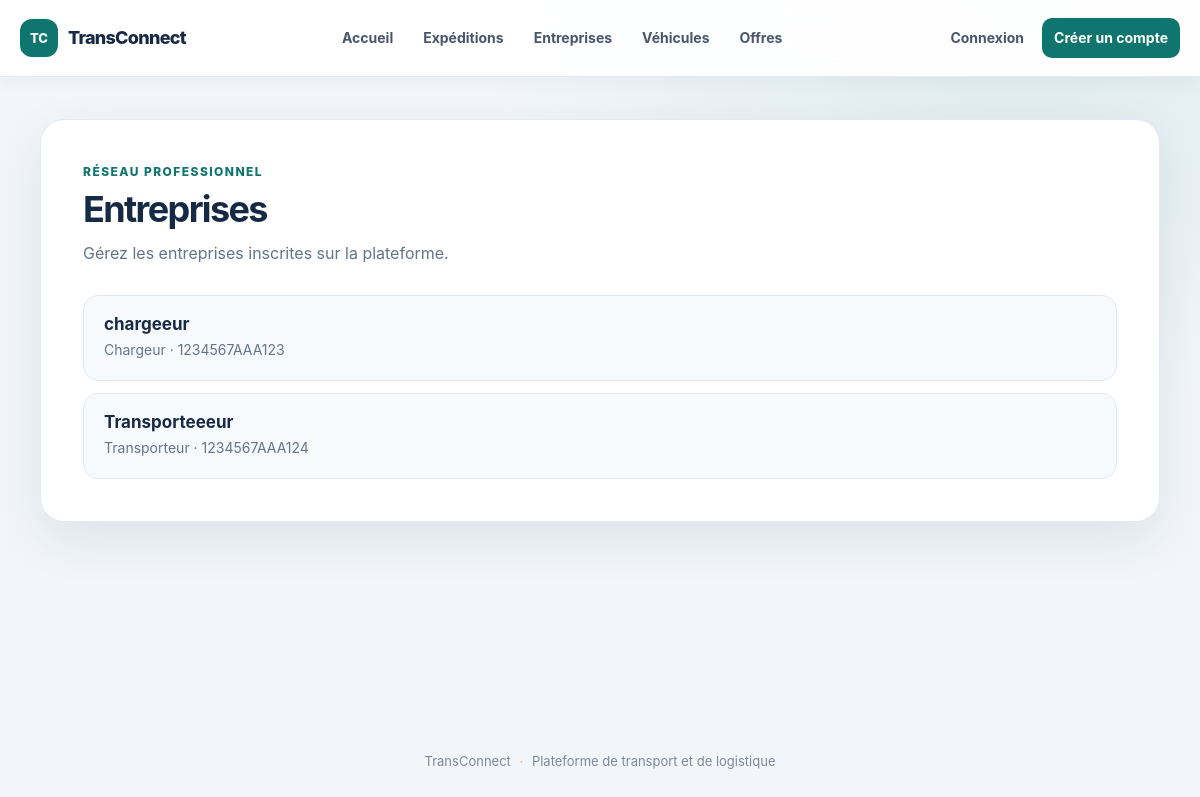
Screenshot of /entreprise/ with the database file from the repository.
### EntrepriseApp/models.py (models this page shows, shortened)
class Entreprise(models.Model):
    raison_sociale = models.CharField(max_length=200, blank=False, null=False)
    matricule_fiscale = models.CharField(max_length=17, unique=True, blank=False, null=False)
    adresse = models.TextField()
    MinLengthValidator(20,"l'adresse doit contenir au moins 20 caractères")
    MaxLengthValidator(400,"l'adresse doit contenir au maximum 200 caractères")
    type_entreprise = models.CharField(max_length=100,
    choices=[
        ('C', 'Chargeur'),
        ('T', 'Transporteur'),
    ])
    creation_date = models.DateTimeField(auto_now_add=True)
    update_date = models.DateTimeField(auto_now=True)
    gerant = models.OneToOneField(utilisateur, on_delete=models.CASCADE,
    related_name='entreprise')

### EntrepriseApp/views.py (the view)
# urls.py: path('', ListEntreprise.as_view(), name='entreprise-list'),
class ListEntreprise(ListView):
    model = Entreprise
    template_name = 'Entreprise/list.html'
    context_object_name = 'entreprises'

### EntrepriseApp/templates/Entreprise/list.html (shortened to what this page needs)
{% extends "base.html" %}
{% block content %}
<section class="page-card">
    <header class="page-heading">
        <div>
            <p class="eyebrow">Réseau professionnel</p>
            <h1>Entreprises</h1>
            <p class="page-intro">Gérez les entreprises inscrites sur la plateforme.</p>
        </div>
    </header>
    <ul class="record-list">
        {% for entreprise in entreprises %}
            <li class="record-item">
                <div>
                    <h2 class="record-title">
                        <a href="{% url 'entreprise-detail' entreprise.pk %}">{{ entreprise.raison_sociale }}</a>
                    </h2>
                    <p class="record-meta">{{ entreprise.get_type_entreprise_display }} · {{ entreprise.matricule_fiscale }}</p>
                </div>
            </li>
        {% empty %}
            <li class="empty-state">Aucune entreprise disponible pour le moment.</li>
        {% endfor %}
    </ul>
</section>
{% endblock %}

### EntrepriseApp/static/EntrepriseApp/css/site.css (style rules this page uses)
:root { color-scheme: light; --ink: #172a45; --muted: #64748b; --brand: #0e766e; --brand-dark: #0b5d57; --brand-soft: #e6f5f2; --accent: #f0b44d; --surface: #ffffff; --surface-soft: #f7fafc; --line: #e2e8f0; --danger: #b42332; --shadow: 0 18px 50px rgba(23, 42, 69, 0.09); }
* { box-sizing: border-box; }
body.app-body { min-width: 320px; min-height: 100vh; margin: 0; background: radial-gradient(ellipse at 85% 0, rgba(14, 118, 110, 0.09), transparent 34rem), #f2f6fa; color: var(--ink); font-family: Inter, "Segoe UI", Arial, sans-serif; line-height: 1.6; }
.page-card { padding: clamp(24px, 4vw, 42px); border: 1px solid rgba(226, 232, 240, 0.9); border-radius: 24px; background: var(--surface); box-shadow: var(--shadow); }
.page-heading { display: flex; align-items: flex-end; justify-content: space-between; gap: 24px; margin-bottom: 28px; }
.eyebrow { margin: 0 0 7px; color: var(--brand); font-size: 12px; font-weight: 800; letter-spacing: 0.12em; text-transform: uppercase; }
h1, h2, h3 { color: var(--ink); line-height: 1.2; }
h1 { margin: 0; font-size: clamp(27px, 4vw, 36px); letter-spacing: -0.045em; }
h2 { margin: 0; font-size: 19px; }
.page-intro { max-width: 640px; margin: 10px 0 0; color: var(--muted); }
.record-list { display: grid; gap: 12px; margin: 0; padding: 0; list-style: none; }
.record-item { display: flex; align-items: center; justify-content: space-between; gap: 20px; padding: 18px 20px; border: 1px solid var(--line); border-radius: 15px; background: var(--surface-soft); transition: border-color 0.18s ease, transform 0.18s ease, box-shadow 0.18s ease; }
.record-title { margin: 0; font-size: 17px; }
.record-title a { color: var(--ink); text-decoration: none; }
.record-meta { margin: 5px 0 0; color: var(--muted); font-size: 14px; }

### rows the page displays
Entreprise: raison_sociale "chargeeur", type_entreprise "Chargeur", matricule_fiscale "1234567AAA123"
Entreprise: raison_sociale "Transporteeeur", type_entreprise "Transporteur", matricule_fiscale "1234567AAA124"
